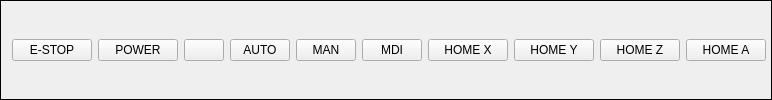
        <widget class="QFrame" name="gridFrame">
         <property name="styleSheet">
          <string notr="true">ActionButton {
min-height: 50px;
min-width: 50px;
font: 14pt &quot;DejaVu Sans&quot;;
}

GridFrame::{ background-color: rgb(52, 101, 164);}</string>
         </property>
         <property name="frameShape">
          <enum>QFrame::Box</enum>
         </property>
         <layout class="QGridLayout" name="gridLayout_2">
          <property name="leftMargin">
           <number>5</number>
          </property>
          <property name="topMargin">
           <number>5</number>
          </property>
          <property name="rightMargin">
           <number>5</number>
          </property>
          <property name="bottomMargin">
           <number>5</number>
          </property>
          <item row="1" column="9">
           <widget class="QPushButton" name="home_z">
            <property name="text">
             <string>HOME Z</string>
            </property>
            <property name="rules" stdset="0">
             <string>[{&quot;channels&quot;: [{&quot;url&quot;: &quot;status:joint.2.homed&quot;, &quot;trigger&quot;: true}], &quot;property&quot;: &quot;Style Sheet&quot;, &quot;expression&quot;: &quot;'background-color:rgb(150,255,150)' if ch[0] else 'background-color:rgb(240,240,80)'&quot;, &quot;name&quot;: &quot;New Rule&quot;}]</string>
            </property>
            <property name="actionName" stdset="0">
             <string>machine.home.joint:2</string>
            </property>
           </widget>
          </item>
          <item row="1" column="6">
           <widget class="QPushButton" name="mdi_2">
            <property name="maximumSize">
             <size>
              <width>60</width>
              <height>16777215</height>
             </size>
            </property>
            <property name="text">
             <string>MDI</string>
            </property>
            <property name="rules" stdset="0">
             <string>[{&quot;channels&quot;: [{&quot;url&quot;: &quot;status:task_mode&quot;, &quot;trigger&quot;: true}], &quot;property&quot;: &quot;Style Sheet&quot;, &quot;expression&quot;: &quot;\&quot;background-color:rgb(138, 226, 52)\&quot; if ch[0]==3 else ''&quot;, &quot;name&quot;: &quot;color&quot;}]</string>
            </property>
            <property name="actionName" stdset="0">
             <string>machine.mode.mdi</string>
            </property>
           </widget>
          </item>
          <item row="1" column="10">
           <widget class="QPushButton" name="home_a">
            <property name="text">
             <string>HOME A</string>
            </property>
            <property name="rules" stdset="0">
             <string>[{&quot;channels&quot;: [{&quot;url&quot;: &quot;status:joint.3.homed&quot;, &quot;trigger&quot;: true}], &quot;property&quot;: &quot;Style Sheet&quot;, &quot;expression&quot;: &quot;'background-color:rgb(150,255,150)' if ch[0] else 'background-color:rgb(240,240,80)'&quot;, &quot;name&quot;: &quot;New Rule&quot;}]</string>
            </property>
            <property name="actionName" stdset="0">
             <string>machine.home.joint:3</string>
            </property>
           </widget>
          </item>
          <item row="1" column="5">
           <widget class="QPushButton" name="manual_2">
            <property name="maximumSize">
             <size>
              <width>60</width>
              <height>16777215</height>
             </size>
            </property>
            <property name="text">
             <string>MAN</string>
            </property>
            <property name="rules" stdset="0">
             <string>[{&quot;channels&quot;: [{&quot;url&quot;: &quot;status:task_mode&quot;, &quot;trigger&quot;: true}], &quot;property&quot;: &quot;Style Sheet&quot;, &quot;expression&quot;: &quot;\&quot;background-color:rgb(138, 226, 52)\&quot; if ch[0]==1 else ''&quot;, &quot;name&quot;: &quot;color&quot;}]</string>
            </property>
            <property name="actionName" stdset="0">
             <string>machine.mode.manual</string>
            </property>
           </widget>
          </item>
          <item row="1" column="1">
           <widget class="QPushButton" name="estop">
            <property name="styleSheet">
             <string notr="true"/>
            </property>
            <property name="text">
             <string>E-STOP</string>
            </property>
            <property name="checkable">
             <bool>true</bool>
            </property>
            <property name="actionName" stdset="0">
             <string>machine.estop.toggle</string>
            </property>
           </widget>
          </item>
          <item row="1" column="3">
           <widget class="QPushButton" name="homeall">
            <property name="rules" stdset="0">
             <string>[{&quot;channels&quot;: [{&quot;url&quot;: &quot;status:homed&quot;, &quot;trigger&quot;: true}, {&quot;url&quot;: &quot;status:joint.1.homed&quot;, &quot;trigger&quot;: false}, {&quot;url&quot;: &quot;status:joint.2.homed&quot;, &quot;trigger&quot;: false}], &quot;property&quot;: &quot;Text&quot;, &quot;expression&quot;: &quot;'HOMED' if ch[0][0] and ch[0][1] and ch[0][2] else 'Home\\nAll'&quot;, &quot;name&quot;: &quot;Button Name&quot;}, {&quot;channels&quot;: [{&quot;url&quot;: &quot;status:homed&quot;, &quot;trigger&quot;: true}, {&quot;url&quot;: &quot;status:joint.1.homed&quot;, &quot;trigger&quot;: false}, {&quot;url&quot;: &quot;status:joint.2.homed&quot;, &quot;trigger&quot;: false}, {&quot;url&quot;: &quot;status:joint.2.homed&quot;, &quot;trigger&quot;: false}], &quot;property&quot;: &quot;Style Sheet&quot;, &quot;expression&quot;: &quot;\&quot;background-color:rgb(138, 226, 52)\&quot; if ch[0][0] and ch[0][1] and ch[0][2] and ch[0][2] else ''&quot;, &quot;name&quot;: &quot;back color&quot;}]</string>
            </property>
            <property name="actionName" stdset="0">
             <string>machine.home.all</string>
            </property>
           </widget>
          </item>
          <item row="1" column="8">
           <widget class="QPushButton" name="home_y">
            <property name="text">
             <string>HOME Y</string>
            </property>
            <property name="rules" stdset="0">
             <string>[{&quot;channels&quot;: [{&quot;url&quot;: &quot;status:joint.1.homed&quot;, &quot;trigger&quot;: true}], &quot;property&quot;: &quot;Style Sheet&quot;, &quot;expression&quot;: &quot;'background-color:rgb(150,255,150)' if ch[0] else 'background-color:rgb(240,240,80)'&quot;, &quot;name&quot;: &quot;New Rule&quot;}]</string>
            </property>
            <property name="actionName" stdset="0">
             <string>machine.home.joint:1</string>
            </property>
           </widget>
          </item>
          <item row="1" column="7">
           <widget class="QPushButton" name="home_x">
            <property name="text">
             <string>HOME X</string>
            </property>
            <property name="rules" stdset="0">
             <string>[{&quot;channels&quot;: [{&quot;url&quot;: &quot;status:joint.0.homed&quot;, &quot;trigger&quot;: true}], &quot;property&quot;: &quot;Style Sheet&quot;, &quot;expression&quot;: &quot;'background-color:rgb(150,255,150)' if ch[0] else 'background-color:rgb(240,240,80)'&quot;, &quot;name&quot;: &quot;New Rule&quot;}]</string>
            </property>
            <property name="actionName" stdset="0">
             <string>machine.home.joint:0</string>
            </property>
           </widget>
          </item>
          <item row="1" column="4">
           <widget class="QPushButton" name="auto_3">
            <property name="maximumSize">
             <size>
              <width>60</width>
              <height>16777215</height>
             </size>
            </property>
            <property name="text">
             <string>AUTO</string>
            </property>
            <property name="rules" stdset="0">
             <string>[{&quot;channels&quot;: [{&quot;url&quot;: &quot;status:task_mode&quot;, &quot;trigger&quot;: true}], &quot;property&quot;: &quot;Style Sheet&quot;, &quot;expression&quot;: &quot;\&quot;background-color:rgb(138, 226, 52)\&quot; if ch[0]==2 else ''&quot;, &quot;name&quot;: &quot;color&quot;}]</string>
            </property>
            <property name="actionName" stdset="0">
             <string>machine.mode.auto</string>
            </property>
           </widget>
          </item>
          <item row="1" column="2">
           <widget class="QPushButton" name="power">
            <property name="text">
             <string>POWER</string>
            </property>
            <property name="checkable">
             <bool>true</bool>
            </property>
            <property name="actionName" stdset="0">
             <string>machine.power.toggle</string>
            </property>
           </widget>
          </item>
          <item row="1" column="0">
           <widget class="QWidget" name="error" native="true">
            <property name="maximumSize">
             <size>
              <width>45</width>
              <height>16777215</height>
             </size>
            </property>
            <property name="rules" stdset="0">
             <string>[{&quot;channels&quot;: [{&quot;url&quot;: &quot;status:state&quot;, &quot;trigger&quot;: true}], &quot;property&quot;: &quot;Flashing&quot;, &quot;expression&quot;: &quot;ch[0]==3&quot;, &quot;name&quot;: &quot;alarm&quot;}, {&quot;channels&quot;: [{&quot;url&quot;: &quot;status:state&quot;, &quot;trigger&quot;: true}], &quot;property&quot;: &quot;Enable&quot;, &quot;expression&quot;: &quot;ch[0]==3&quot;, &quot;name&quot;: &quot;enable when in alarm&quot;}]</string>
            </property>
           </widget>
          </item>
         </layout>
        </widget>
